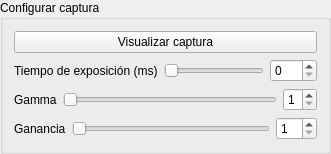
  <widget class="QGroupBox" name="groupBox_4">
   <property name="geometry">
    <rect>
     <x>50</x>
     <y>350</y>
     <width>331</width>
     <height>145</height>
    </rect>
   </property>
   <property name="title">
    <string>Configurar captura</string>
   </property>
   <layout class="QVBoxLayout" name="verticalLayout_3">
    <item>
     <widget class="QPushButton" name="Visualizar">
      <property name="text">
       <string>Visualizar captura</string>
      </property>
     </widget>
    </item>
    <item>
     <layout class="QHBoxLayout" name="horizontalLayout_11">
      <item>
       <widget class="QLabel" name="label_8">
        <property name="text">
         <string>Tiempo de exposición (ms)</string>
        </property>
       </widget>
      </item>
      <item>
       <widget class="QSlider" name="Exposicion">
        <property name="maximum">
         <number>191</number>
        </property>
        <property name="orientation">
         <enum>Qt::Horizontal</enum>
        </property>
       </widget>
      </item>
      <item>
       <widget class="QSpinBox" name="display_expo">
        <property name="maximum">
         <number>191</number>
        </property>
        <property name="singleStep">
         <number>1</number>
        </property>
       </widget>
      </item>
     </layout>
    </item>
    <item>
     <layout class="QHBoxLayout" name="horizontalLayout_12">
      <item>
       <widget class="QLabel" name="label_9">
        <property name="text">
         <string>Gamma</string>
        </property>
       </widget>
      </item>
      <item>
       <widget class="QSlider" name="gamma">
        <property name="minimum">
         <number>1</number>
        </property>
        <property name="maximum">
         <number>3</number>
        </property>
        <property name="orientation">
         <enum>Qt::Horizontal</enum>
        </property>
       </widget>
      </item>
      <item>
       <widget class="QSpinBox" name="display_gamma">
        <property name="minimum">
         <number>1</number>
        </property>
        <property name="maximum">
         <number>3</number>
        </property>
       </widget>
      </item>
     </layout>
    </item>
    <item>
     <layout class="QHBoxLayout" name="horizontalLayout_13">
      <item>
       <widget class="QLabel" name="label_10">
        <property name="text">
         <string>Ganancia</string>
        </property>
       </widget>
      </item>
      <item>
       <widget class="QSlider" name="Ganancia">
        <property name="minimum">
         <number>1</number>
        </property>
        <property name="maximum">
         <number>23</number>
        </property>
        <property name="orientation">
         <enum>Qt::Horizontal</enum>
        </property>
       </widget>
      </item>
      <item>
       <widget class="QSpinBox" name="display_ganancia">
        <property name="minimum">
         <number>1</number>
        </property>
        <property name="maximum">
         <number>23</number>
        </property>
       </widget>
      </item>
     </layout>
    </item>
   </layout>
   <zorder>Visualizar</zorder>
   <zorder></zorder>
   <zorder></zorder>
   <zorder></zorder>
  </widget>
